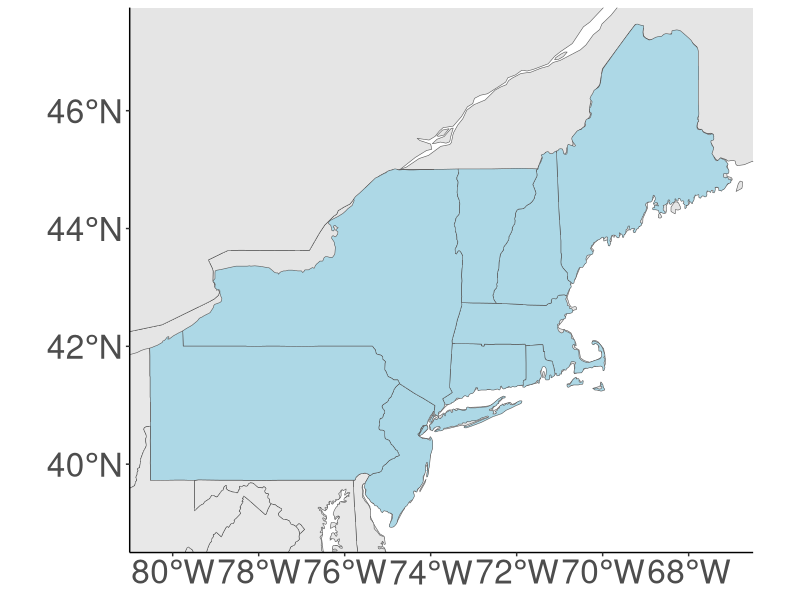

This figure's R source:
library("maps")
library(sf)
library(ggplot2)
library(rnaturalearth)

world <- ne_countries(scale = "medium", returnclass = "sf")
states <- st_as_sf(map("state", plot = FALSE, fill = TRUE))

selected.states = c("massachusetts", "new hampshire", "vermont", "new york", "rhode island", 
            "connecticut", "new jersey", "maine", "pennsylvania")

states$group = "gray91"
states[states$ID %in% selected.states,]$group = "lightblue"

ggplot(data = world) +
  theme_classic() +
  geom_sf() +
  geom_sf(data = states, fill = states$group) + 
  coord_sf(xlim = c(-81, -66.5), ylim = c(38.5, 47.75), expand = FALSE) +
  theme(axis.text=element_text(size=24))
